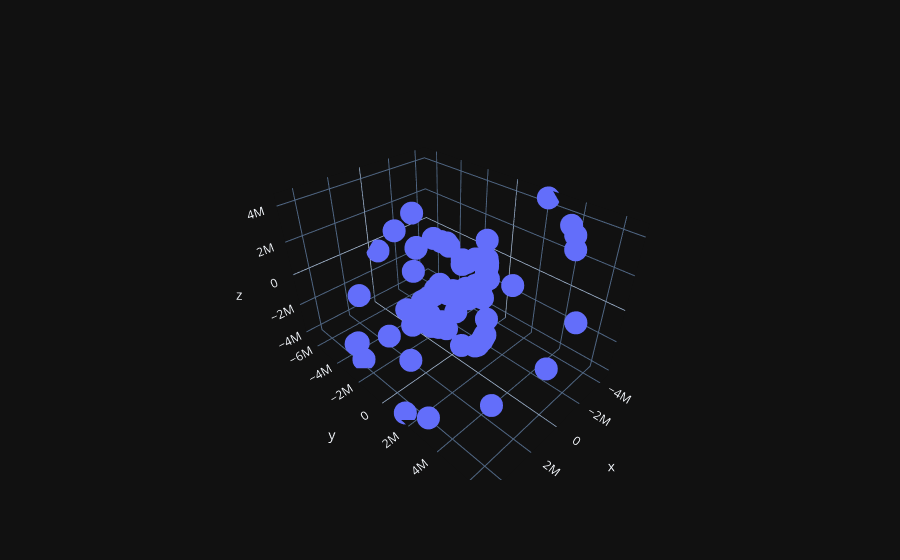
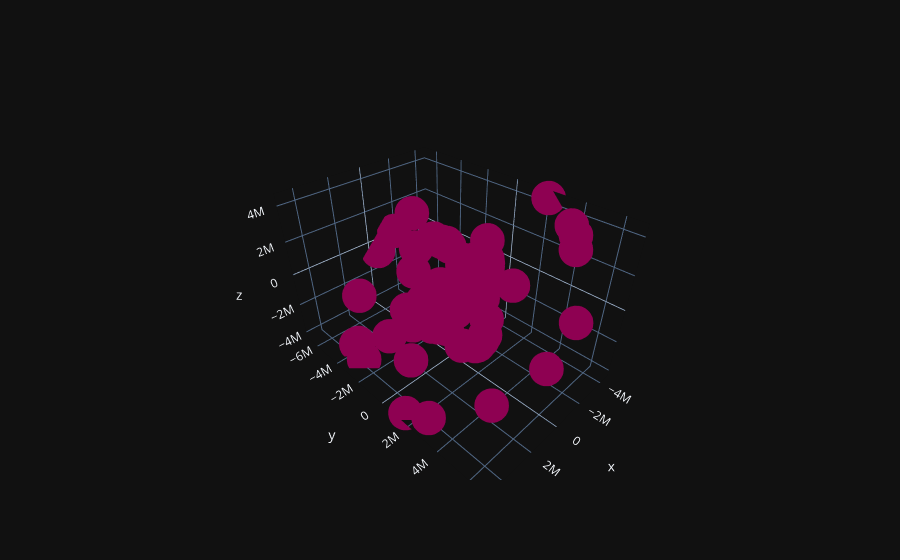

The notebook cell saved with these charts, in order:
### Code cell
#main code
import pandas as pd
from sgp4.api import Satrec
from sgp4 import omm
import numpy as np
import matplotlib.pyplot as plt
%matplotlib notebook
from mpl_toolkits.mplot3d import Axes3D
from sklearn.cluster import DBSCAN
import plotly.graph_objects as go

data_satellites = pd.read_csv('Data/db.csv')

with open('Data/db.csv') as f:
        lines = omm.parse_csv(f)
        fields = [field for field in lines]

R = []

for i in range(156):
    field = fields[i]
    sat = Satrec()
    satellite = omm.initialize(sat, field)
    jd, fr = 2460334.5, 0.8473379629629629
    e, r, v = sat.sgp4(jd, fr)
    R.append(r)
    
    
data_satellite = np.array(R)
data_satellite = data_satellite[~np.isnan(data_satellite).any(axis=1)]

fig = go.Figure(data=[go.Scatter3d(x=data_satellite[:,0], y=data_satellite[:,1], z=data_satellite[:,2],
                                   mode='markers')])
fig.show()



model = DBSCAN(eps=1000, min_samples=2)
model.fit_predict(data_satellite)
pred = model.fit_predict(data_satellite)

fig = go.Figure(data=[go.Scatter3d(x=data_satellite[:,0], y=data_satellite[:,1], z=data_satellite[:,2],
                                   mode='markers', marker={"size":12, "color":pred})])

fig.show()

print("number of cluster found: {}".format(len(set(model.labels_))))
print('cluster for each point: ', model.labels_)

### Figure 1 — Plotly figure (JSON) as saved in the notebook; plotly's stock layout.template omitted (floating-point values rounded to 4 significant figures; data arrays with more than 128 entries replaced by an {"elided": "..."} marker saying what was removed)
{"data": [{"mode": "markers", "x": {"elided": "154 float values"}, "y": {"elided": "154 float values"}, "z": {"elided": "154 float values"}, "type": "scatter3d"}], "layout": {}}

### Figure 2 — Plotly figure (JSON) as saved in the notebook; plotly's stock layout.template omitted (floating-point values rounded to 4 significant figures; data arrays with more than 128 entries replaced by an {"elided": "..."} marker saying what was removed)
{"data": [{"marker": {"color": {"elided": "154 int values"}, "size": 12}, "mode": "markers", "x": {"elided": "154 float values"}, "y": {"elided": "154 float values"}, "z": {"elided": "154 float values"}, "type": "scatter3d"}], "layout": {}}
